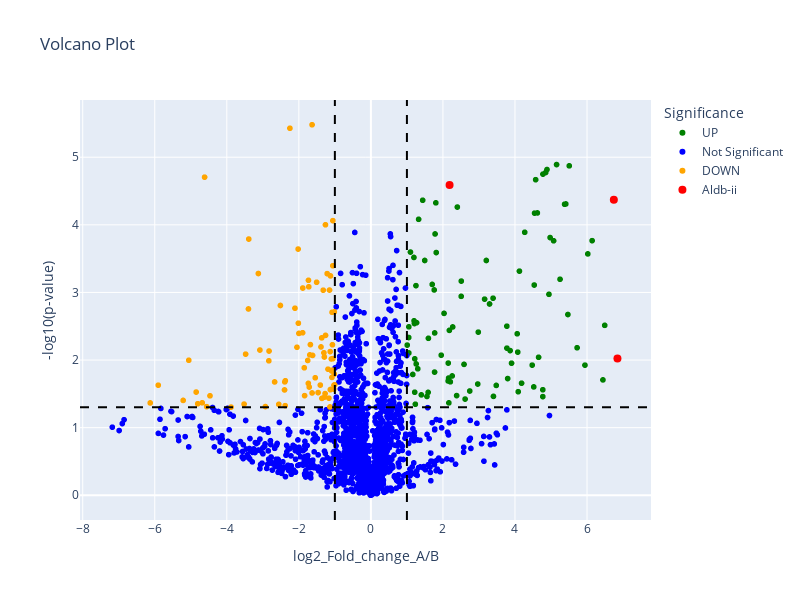

Notebook code for this chart:
### Code cell
# Plot the rest of the data
fig = px.scatter(
    df_rest,
    x='log2_Fold_change_A/B',
    y='-log10(p-value)',
    color='Significance',
    color_discrete_map={
        "UP": "green",
        "DOWN": "orange",
        "Not Significant": "blue"
    },
    hover_data=['Protein'],
    title='Volcano Plot',
    width=800,
    height=600
)

# Add the highlighted protein in red
fig.add_scatter(
    x=df_highlight['log2_Fold_change_A/B'],
    y=df_highlight['-log10(p-value)'],
    mode='markers',
    marker=dict(color='red', size=8, symbol='circle'),
    name='Aldb-ii'
)

# Add cutoff lines
fig.add_vline(x=-1, line_dash="dash", line_color="black")
fig.add_vline(x=1, line_dash="dash", line_color="black")
fig.add_hline(y=1.3, line_dash="dash", line_color="black")

fig.show()

### Figure 1 — Plotly figure (JSON) as saved in the notebook; plotly's stock layout.template omitted (floating-point values rounded to 4 significant figures; data arrays with more than 128 entries replaced by an {"elided": "..."} marker saying what was removed)
{"data": [{"customdata": [["a1"], ["a4"], ["b4"], ["b7"], ["b8"], ["b9"], ["a11"], ["a16"], ["a17"], ["b39"], ["b43"], ["a44"], ["b51"], ["b55"], ["a59"], ["b78"], ["b94"], ["a176"], ["a178"], ["a188"], ["a191"], ["a210"], ["b210"], ["a214"], ["a236"], ["b237"], ["b241"], ["b249"], ["b260"], ["a261"], ["b261"], ["a295"], ["a323"], ["a354"], ["b354"], ["a355"], ["a363"], ["a371"], ["b371"], ["a389"], ["a398"], ["b400"], ["b403"], ["b428"], ["a456"], ["a483"], ["a499"], ["a510"], ["b515"], ["b530"], ["a563"], ["b563"], ["a565"], ["b565"], ["a566"], ["b566"], ["a567"], ["b567"], ["a568"], ["a581"], ["a582"], ["a583"], ["a592"], ["a596"], ["b608"], ["a609"], ["a616"], ["b617"], ["b619"], ["a624"], ["a626"], ["b626"], ["b630"], ["a631"], ["b636"], ["b642"], ["b9"], ["b20"], ["a34"], ["a51"], ["a57"], ["b60"], ["b65"], ["b68"], ["b78"], ["a79"], ["b84"], ["a111"], ["b111"], ["b158"], ["b202"], ["a227"], ["a273"]], "hovertemplate": "Significance=UP<br>log2_Fold_change_A/B=%{x}<br>-log10(p-value)=%{y}<br>Protein=%{customdata[0]}<extra></extra>", "legendgroup": "UP", "marker": {"color": "green", "symbol": "circle"}, "mode": "markers", "name": "UP", "showlegend": true, "type": "scattergl", "x": [1.77, 1.269, 4.534, 1.494, 3.774, 1.702, 1.053, 6.442, 2.27, 1.781, 5.469, 5.724, 1.952, 6.022, 1.813, 6.142, 2.981, 4.544, 2.179, 1.055, 1.557, 2.4, 4.183, 5.251, 2.205, 1.803, 1.008, 4.574, 2.51, 3.204, 3.391, 1.251, 1.256, 3.776, 4.622, 4.944, 1.098, 1.757, 1.768, 1.234, 2.256, 3.156, 3.48, 2.157, 2.585, 4.061, 2.967, 3.293, 1.198, 5.411, 6.491, 4.852, 5.073, 3.403, 4.772, 4.773, 3.904, 5.378, 5.506, 2.03, 2.615, 4.776, 2.38, 4.077, 1.438, 1.302, 1.588, 1.209, 2.147, 1.217, 4.27, 4.655, 4.521, 3.865, 5.154, 1.399, 4.477, 2.164, 1.597, 4.123, 1.05, 1.325, 4.889, 2.745, 2.144, 2.506, 1.195, 5.943, 4.975, 3.796, 4.09, 1.163, 1.218], "xaxis": "x", "y": [2.401, 2.553, 3.11, 3.473, 2.501, 3.119, 2.492, 1.706, 2.489, 3.865, 2.674, 2.182, 2.072, 3.57, 3.59, 3.766, 2.413, 4.173, 2.439, 2.105, 1.461, 4.263, 1.658, 3.195, 1.678, 4.325, 2.221, 4.668, 3.168, 3.473, 2.915, 3.101, 1.943, 2.176, 4.176, 2.972, 3.597, 3.037, 1.822, 1.346, 1.765, 2.901, 1.625, 1.734, 1.936, 2.389, 1.645, 2.829, 2.58, 4.309, 2.514, 4.774, 3.764, 1.463, 1.561, 1.459, 1.954, 4.305, 4.873, 2.69, 1.423, 4.75, 1.474, 2.117, 4.364, 1.871, 1.522, 2.54, 1.955, 1.524, 3.89, 2.041, 1.603, 2.14, 4.892, 1.485, 1.925, 1.367, 2.322, 3.315, 2.333, 4.082, 4.818, 1.542, 1.69, 2.942, 3.518, 1.925, 3.812, 1.726, 1.532, 1.787, 2.018], "yaxis": "y"}, {"customdata": {"elided": "1753x1 str values"}, "hovertemplate": "Significance=Not Significant<br>log2_Fold_change_A/B=%{x}<br>-log10(p-value)=%{y}<br>Protein=%{customdata[0]}<extra></extra>", "legendgroup": "Not Significant", "marker": {"color": "blue", "symbol": "circle"}, "mode": "markers", "name": "Not Significant", "showlegend": true, "type": "scattergl", "x": {"elided": "1753 float values"}, "xaxis": "x", "y": {"elided": "1753 float values"}, "yaxis": "y"}, {"customdata": [["a5"], ["b5"], ["b23"], ["a63"], ["b63"], ["a65"], ["b66"], ["b85"], ["a124"], ["b126"], ["a127"], ["b130"], ["b161"], ["b180"], ["a184"], ["a205"], ["a208"], ["a222"], ["b235"], ["a246"], ["b266"], ["b267"], ["b283"], ["a284"], ["b286"], ["a302"], ["b302"], ["a320"], ["a334"], ["a335"], ["a337"], ["a347"], ["b360"], ["b364"], ["a367"], ["b368"], ["b384"], ["b390"], ["a402"], ["b406"], ["b409"], ["a412"], ["b414"], ["a438"], ["a444"], ["b451"], ["b460"], ["a511"], ["b511"], ["b520"], ["b552"], ["b570"], ["a585"], ["a591"], ["b603"], ["b604"], ["b606"], ["a607"], ["a629"], ["b629"], ["a664"], ["a2"], ["b3"], ["b4"], ["a15"], ["a19"], ["a41"], ["a62"], ["a66"], ["a74"], ["a92"], ["b92"], ["a115"], ["a134"], ["b153"], ["b171"], ["a176"], ["a235"], ["b239"], ["a245"], ["a259"], ["b264"], ["b268"], ["b278"]], "hovertemplate": "Significance=DOWN<br>log2_Fold_change_A/B=%{x}<br>-log10(p-value)=%{y}<br>Protein=%{customdata[0]}<extra></extra>", "legendgroup": "DOWN", "marker": {"color": "orange", "symbol": "circle"}, "mode": "markers", "name": "DOWN", "showlegend": true, "type": "scattergl", "x": [-1.633, -1.724, -3.399, -1.755, -1.679, -1.119, -1.166, -2.013, -2.053, -4.617, -3.124, -1.633, -1.123, -2.929, -1.292, -5.055, -2.379, -1.136, -2.108, -1.405, -2.828, -1.015, -2.391, -1.077, -1.737, -2.673, -1.055, -1.261, -1.082, -5.903, -3.478, -1.998, -3.39, -1.733, -1.191, -1.068, -4.467, -3.882, -1.385, -2.02, -1.149, -2.833, -1.62, -2.557, -1.259, -1.214, -1.017, -1.895, -2.375, -1.089, -2.512, -1.098, -1.024, -1.323, -1.696, -1.841, -1.507, -1.466, -6.126, -2.249, -1.031, -1.849, -1.891, -1.057, -1.272, -3.081, -2.398, -1.546, -4.807, -1.365, -3.521, -1.36, -5.211, -1.078, -1.13, -1.054, -1.126, -1.008, -1.712, -4.682, -4.559, -1.291, -1.304, -4.851], "xaxis": "x", "y": [5.481, 3.083, 2.756, 1.994, 2.229, 1.565, 1.437, 2.545, 2.189, 4.705, 3.28, 1.513, 3.244, 1.312, 1.451, 1.997, 1.325, 1.306, 2.766, 1.629, 2.133, 2.713, 1.677, 1.85, 1.655, 1.676, 4.062, 4.001, 1.743, 1.628, 2.088, 2.394, 3.79, 3.18, 1.865, 2.226, 1.471, 1.304, 2.194, 3.642, 3.035, 1.989, 2.069, 1.345, 2.365, 3.278, 1.792, 2.404, 1.693, 1.838, 2.807, 2.016, 1.628, 3.033, 2.076, 1.474, 3.151, 1.519, 1.365, 5.429, 1.571, 1.886, 3.065, 3.395, 1.504, 2.148, 1.558, 1.738, 1.354, 2.328, 1.349, 1.433, 1.403, 2.707, 2.125, 2.021, 1.562, 1.635, 1.601, 1.368, 1.311, 2.045, 2.107, 1.527], "yaxis": "y"}, {"marker": {"color": "red", "size": 8, "symbol": "circle"}, "mode": "markers", "name": "Aldb-ii", "type": "scatter", "x": [6.744, 0.1314, 2.185, 0.06307, 6.845], "y": [4.37, 0.1423, 4.591, 0.1487, 2.023]}], "layout": {"height": 600, "legend": {"title": {"text": "Significance"}, "tracegroupgap": 0}, "shapes": [{"line": {"color": "black", "dash": "dash"}, "type": "line", "x0": -1, "x1": -1, "xref": "x", "y0": 0, "y1": 1, "yref": "y domain"}, {"line": {"color": "black", "dash": "dash"}, "type": "line", "x0": 1, "x1": 1, "xref": "x", "y0": 0, "y1": 1, "yref": "y domain"}, {"line": {"color": "black", "dash": "dash"}, "type": "line", "x0": 0, "x1": 1, "xref": "x domain", "y0": 1.3, "y1": 1.3, "yref": "y"}], "title": {"text": "Volcano Plot"}, "width": 800, "xaxis": {"anchor": "y", "autorange": true, "domain": [0, 1], "range": [-8.077, 7.778], "title": {"text": "log2_Fold_change_A/B"}, "type": "linear"}, "yaxis": {"anchor": "x", "autorange": true, "domain": [0, 1], "range": [-0.3659, 5.847], "title": {"text": "-log10(p-value)"}, "type": "linear"}}}
